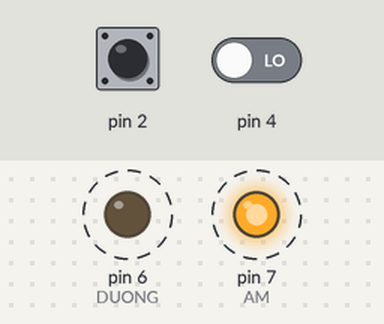
The sketch below on a simulated Arduino Uno, built with avr-gcc and run on an emulated ATmega328P. On the bench: output pins drawn as LEDs (lit = HIGH). Dashed ring = blinking. The test bench sets the inputs (shaded band); at power-on: pin 2 LOW, pin 4 LOW. What the sketch prints to the serial monitor is not drawn.

Above: at 1.2 s.
1.3 s: pin 2 driven HIGH
4.3 s: pin 2 pulsed LOW 2 times (0.12 s each, 0.3 s apart)
At 4.72 s:
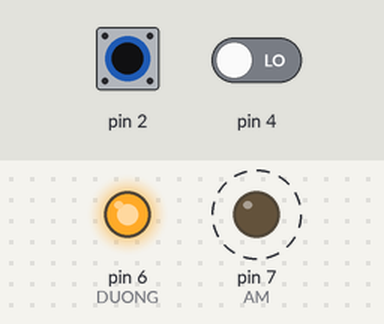
At 6.74 s:
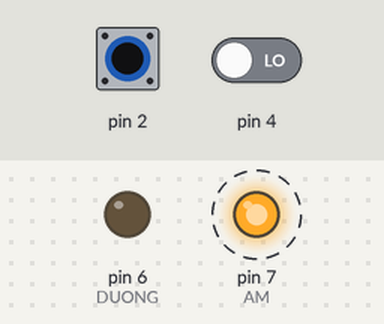
Timing chart, 0 to 16.9 s (numbered marks = the images above; inputs shaded):
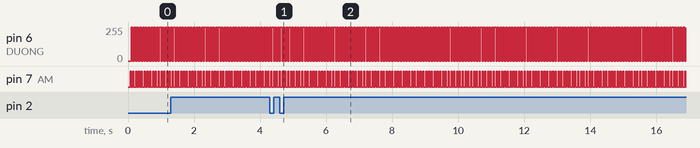

The sketch:

test_pid_encoder.ino
```cpp
// test

#define DUONG 6
#define AM 7

int vitri = 0, vitrimm = 2400, error;

int pid (float error, float kp, float ki, float kd)
{
  int derror;
  static int preerror = 0, ierror = 0;
  int temp;
  derror = error - preerror;
  ierror += error;
// Giới hạn giá trị của ierror

  preerror = error;
  temp = kp * error + ki * ierror + kd * derror;
  // Giới hạn giá trị của temp
  if(temp >= 255)
  {
    temp = 255;
  }
  if(temp <= -255)
  {
    temp = -255;
  }

  return temp;
}

void chay()
{
  if(digitalRead(4) == LOW)
    vitri++;
  else
    vitri--;
}

void quay(int nangluong)
{
  // Giới hạn giá trị của nangluong
  if(nangluong >= 255)
  {
    nangluong = 255;
  }
  if(nangluong <= -255)
  {
    nangluong = -255;
  }

  if (nangluong > 0)
  {
    analogWrite(DUONG, nangluong);
    analogWrite(AM, 0);
  }
  else if (nangluong < 0)
  {
    analogWrite(DUONG, 0);
    analogWrite(AM, -nangluong); // Đảm bảo giá trị luôn dương
  }
  else
  {
    analogWrite(DUONG, 0);
    analogWrite(AM, 0); // Dừng động cơ
  }
}

void setup() {
  pinMode(3, INPUT_PULLUP);
  pinMode(4, INPUT);
  attachInterrupt(digitalPinToInterrupt(2), chay, RISING); // Đảm bảo chân đúng
  Serial.begin(9600);
}

void loop() {
  Serial.println(vitri);
  error = vitrimm - vitri;
  quay(pid(error,0.228 ,0.089 ,0)); // Điều chỉnh hệ số PID theo nhu cầu
  //delay(100); // Thêm delay để tránh quá tải điều khiển
}
```

Measured:
- by itself, pin 6 (DUONG): repeats every 0.09 s: 255/255 0.05 s, 0/255 0.04 s
- by itself, pin 7 (AM): alternates HIGH for 0.03 s and LOW for 0.05 s
